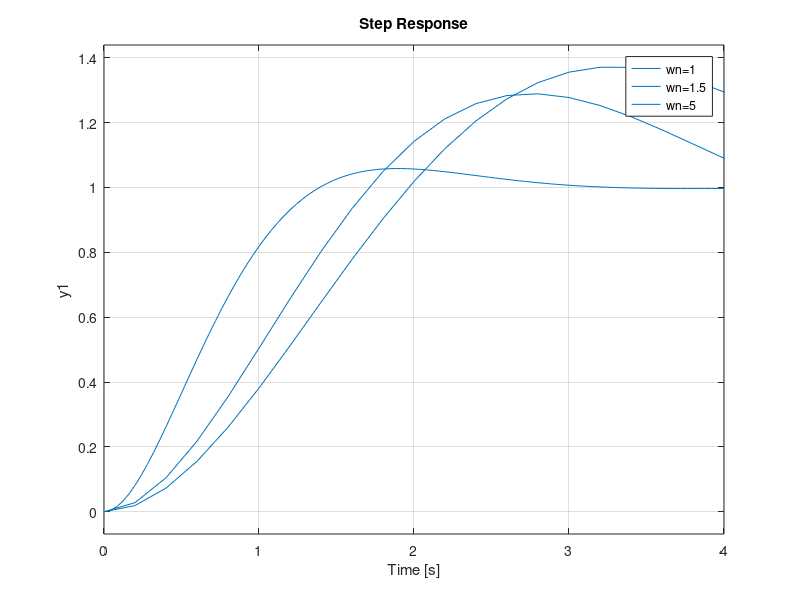

Reproduce this figure in MATLAB.
zeta=0.3;
wn=1;
y=tf([wn],[1 2*zeta*wn wn]);
step(y);
hold on
zeta=0.3;
wn=1.5;
y=tf([wn],[1 2*zeta*wn wn]);
step(y);
hold on
zeta=0.3;
wn=5;
y=tf([wn],[1 2*zeta*wn wn]);
step(y);
legend('wn=1','wn=1.5','wn=5')